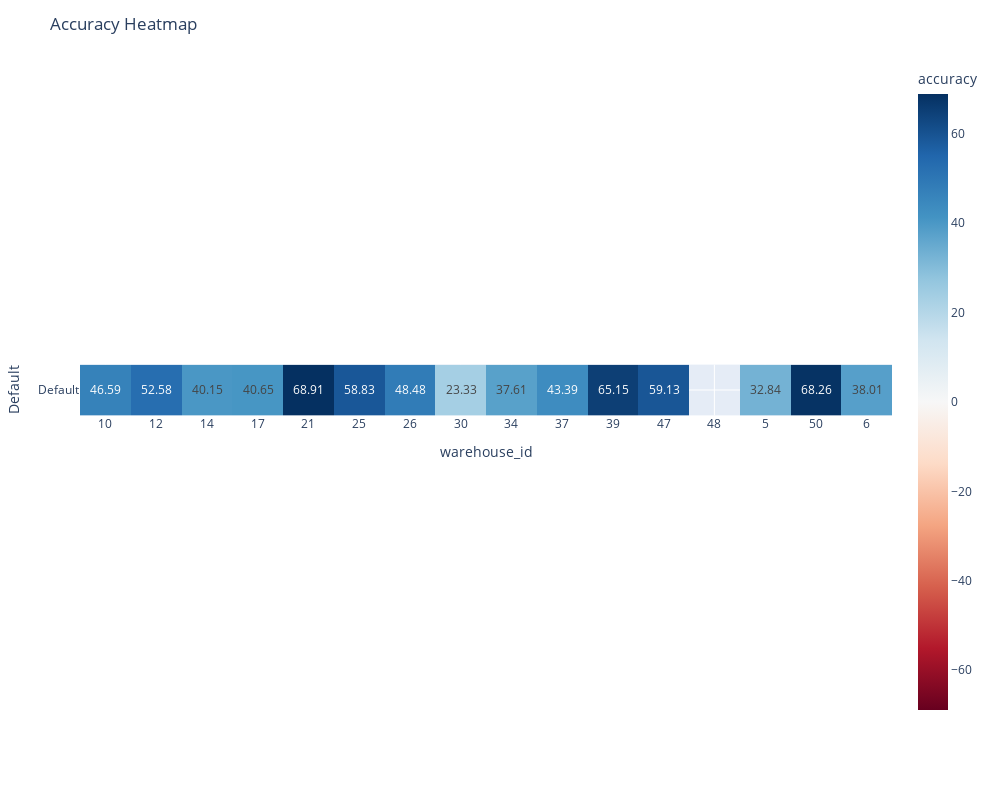

The cell this chart's notebook holds for it:
### Code cell
filename = "ROS_results/o16a1.png" # None
accuracy_heatmap(results_df,X_test,accuracy_col=['warehouse_id'],file_name = filename)

### Figure 1 — Plotly figure (JSON) as saved in the notebook; plotly's stock layout.template omitted (floating-point values rounded to 4 significant figures)
{"data": [{"coloraxis": "coloraxis", "hovertemplate": "warehouse_id: %{x}<br>Default: %{y}<br>accuracy: %{z}<extra></extra>", "name": "0", "texttemplate": "%{z:.2f}", "type": "heatmap", "x": ["10", "12", "14", "17", "21", "25", "26", "30", "34", "37", "39", "47", "48", "5", "50", "6"], "xaxis": "x", "y": ["Default"], "yaxis": "y", "z": [[46.59, 52.58, 40.15, 40.65, 68.91, 58.83, 48.48, 23.33, 37.61, 43.39, 65.15, 59.13, null, 32.84, 68.26, 38.01]]}], "layout": {"coloraxis": {"cmid": 0, "colorbar": {"title": {"text": "accuracy"}}, "colorscale": [[0, "rgb(103,0,31)"], [0.1, "rgb(178,24,43)"], [0.2, "rgb(214,96,77)"], [0.3, "rgb(244,165,130)"], [0.4, "rgb(253,219,199)"], [0.5, "rgb(247,247,247)"], [0.6, "rgb(209,229,240)"], [0.7, "rgb(146,197,222)"], [0.8, "rgb(67,147,195)"], [0.9, "rgb(33,102,172)"], [1, "rgb(5,48,97)"]]}, "height": 800, "margin": {"t": 60}, "title": {"text": "Accuracy Heatmap"}, "width": 1000, "xaxis": {"anchor": "y", "constrain": "domain", "domain": [0, 1], "scaleanchor": "y", "title": {"text": "warehouse_id"}}, "yaxis": {"anchor": "x", "autorange": "reversed", "constrain": "domain", "domain": [0, 1], "title": {"text": "Default"}}}}
